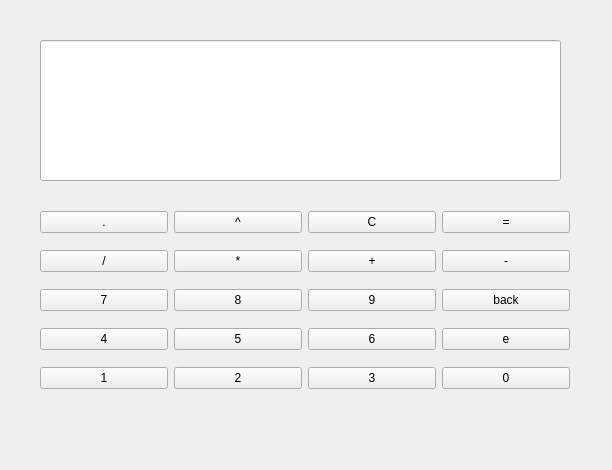
<?xml version="1.0" encoding="UTF-8"?>
<ui version="4.0">
 <class>Form</class>
 <widget class="QWidget" name="Form">
  <property name="geometry">
   <rect>
    <x>0</x>
    <y>0</y>
    <width>612</width>
    <height>470</height>
   </rect>
  </property>
  <property name="windowTitle">
   <string>Form</string>
  </property>
  <widget class="QWidget" name="layoutWidget">
   <property name="geometry">
    <rect>
     <x>40</x>
     <y>200</y>
     <width>530</width>
     <height>201</height>
    </rect>
   </property>
   <layout class="QGridLayout" name="gridLayout">
    <item row="0" column="0">
     <widget class="QPushButton" name="pushButton_dot">
      <property name="text">
       <string>.</string>
      </property>
     </widget>
    </item>
    <item row="1" column="0">
     <widget class="QPushButton" name="pushButton_div">
      <property name="text">
       <string>/</string>
      </property>
     </widget>
    </item>
    <item row="3" column="0">
     <widget class="QPushButton" name="pushButton_4">
      <property name="text">
       <string>4</string>
      </property>
     </widget>
    </item>
    <item row="1" column="1">
     <widget class="QPushButton" name="pushButton_mul">
      <property name="text">
       <string>*</string>
      </property>
     </widget>
    </item>
    <item row="2" column="1">
     <widget class="QPushButton" name="pushButton_8">
      <property name="text">
       <string>8</string>
      </property>
     </widget>
    </item>
    <item row="3" column="1">
     <widget class="QPushButton" name="pushButton_5">
      <property name="text">
       <string>5</string>
      </property>
     </widget>
    </item>
    <item row="4" column="2">
     <widget class="QPushButton" name="pushButton_3">
      <property name="text">
       <string>3</string>
      </property>
     </widget>
    </item>
    <item row="4" column="0">
     <widget class="QPushButton" name="pushButton_1">
      <property name="text">
       <string>1</string>
      </property>
     </widget>
    </item>
    <item row="0" column="1">
     <widget class="QPushButton" name="pushButton_v">
      <property name="text">
       <string>^</string>
      </property>
     </widget>
    </item>
    <item row="0" column="2">
     <widget class="QPushButton" name="pushButton_c">
      <property name="text">
       <string>C</string>
      </property>
     </widget>
    </item>
    <item row="1" column="2">
     <widget class="QPushButton" name="pushButton_and">
      <property name="text">
       <string>+</string>
      </property>
     </widget>
    </item>
    <item row="4" column="1">
     <widget class="QPushButton" name="pushButton_2">
      <property name="text">
       <string>2</string>
      </property>
     </widget>
    </item>
    <item row="2" column="0">
     <widget class="QPushButton" name="pushButton_7">
      <property name="text">
       <string>7</string>
      </property>
     </widget>
    </item>
    <item row="0" column="3">
     <widget class="QPushButton" name="pushButton_to">
      <property name="text">
       <string>=</string>
      </property>
     </widget>
    </item>
    <item row="3" column="2">
     <widget class="QPushButton" name="pushButton_6">
      <property name="text">
       <string>6</string>
      </property>
     </widget>
    </item>
    <item row="2" column="2">
     <widget class="QPushButton" name="pushButton_9">
      <property name="text">
       <string>9</string>
      </property>
     </widget>
    </item>
    <item row="1" column="3">
     <widget class="QPushButton" name="pushButton_sub">
      <property name="text">
       <string>-</string>
      </property>
     </widget>
    </item>
    <item row="2" column="3">
     <widget class="QPushButton" name="pushButton_back">
      <property name="text">
       <string>back</string>
      </property>
     </widget>
    </item>
    <item row="3" column="3">
     <widget class="QPushButton" name="pushButton_e">
      <property name="text">
       <string>e</string>
      </property>
     </widget>
    </item>
    <item row="4" column="3">
     <widget class="QPushButton" name="pushButton_0">
      <property name="text">
       <string>0</string>
      </property>
     </widget>
    </item>
   </layout>
  </widget>
  <widget class="QLineEdit" name="lineEdit">
   <property name="geometry">
    <rect>
     <x>40</x>
     <y>40</y>
     <width>521</width>
     <height>141</height>
    </rect>
   </property>
  </widget>
 </widget>
 <resources/>
 <connections/>
</ui>
